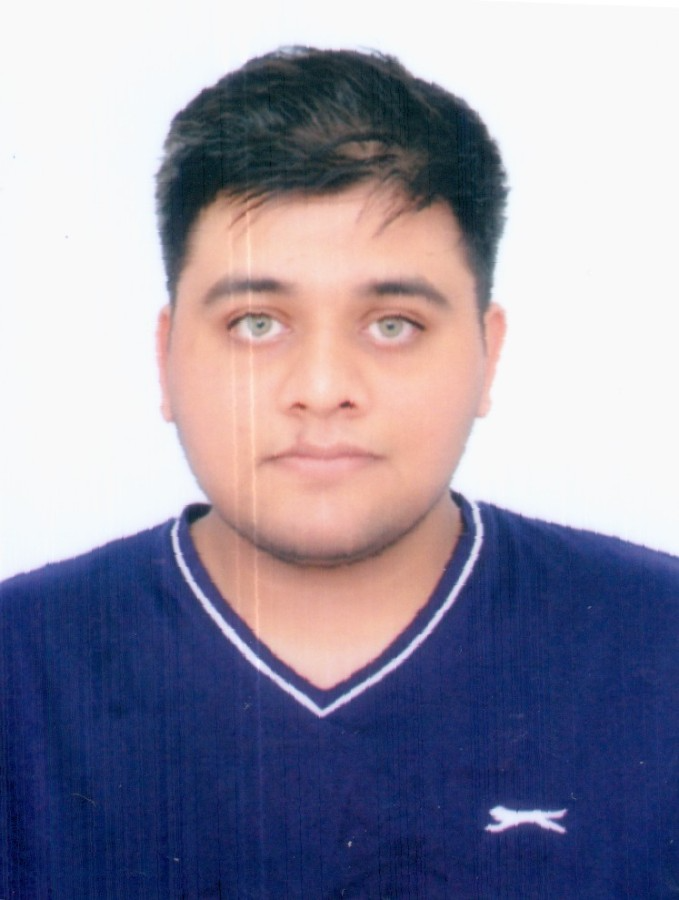
#> input picture img.png, 679 x 900 px
$ python hw1-p2.py
#> lines starting #> are read from the running program, lines starting #| are printed output that depends on the picture
import cv2
import numpy as np

img= cv2.imread('img.png')
#> img is the input picture: shape (900, 679, 3); mean B, G, R 164.2, 145.4, 148.6
grayscale = np.zeros(img.shape[:-1],dtype=np.uint8)
for i in range(grayscale.shape[0]):
    for j in range(grayscale.shape[1]):
        grayscale[i][j]=np.average(img[i][j])
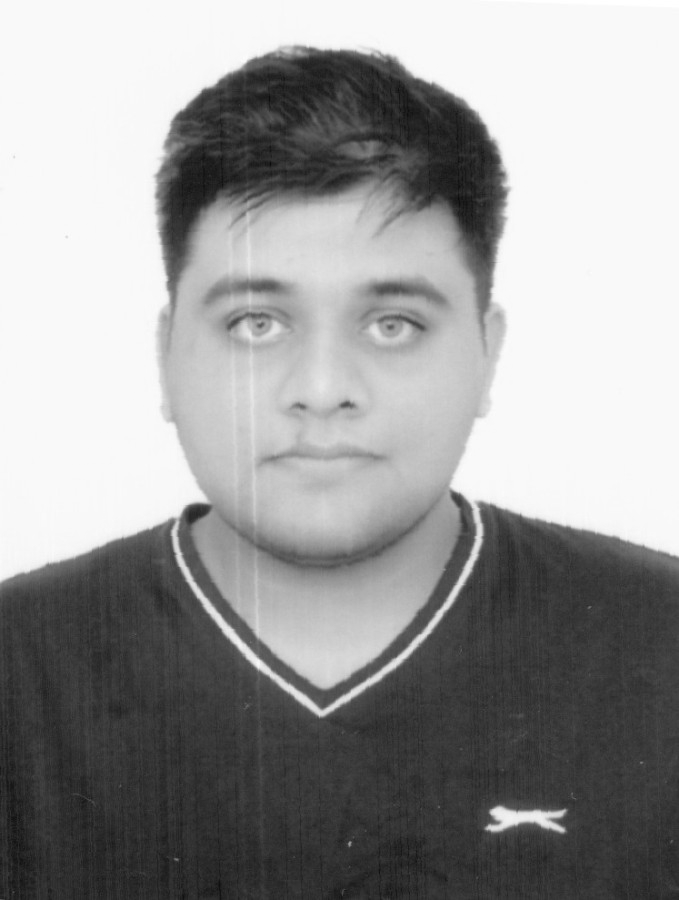
#> grayscale: shape (900, 679); min 10, max 255, mean 152.5
padded = np.pad(grayscale,((1,1),(1,1)))
print(padded.shape)
#| (902, 681)
sobel_H=np.array([[-1,0,1],[-2,0,2],[-1,0,1]])
sobel_V=np.array([[1,2,1],[0,0,0],[-1,-2,-1]])
sobel_hi=np.zeros_like(grayscale)
sobel_vi=np.zeros_like(grayscale)
for i in range(1,img.shape[0]):
    for j in range(1,img.shape[1]):
        sobel_hi[i][j]=np.sum(np.matmul(padded[i-1:i+2,j-1:j+2],sobel_H))
        sobel_vi[i][j] = np.sum(np.matmul(padded[i-1:i+2,j-1:j+2], sobel_V))
#> sobel_hi: shape (900, 679); every value is 0
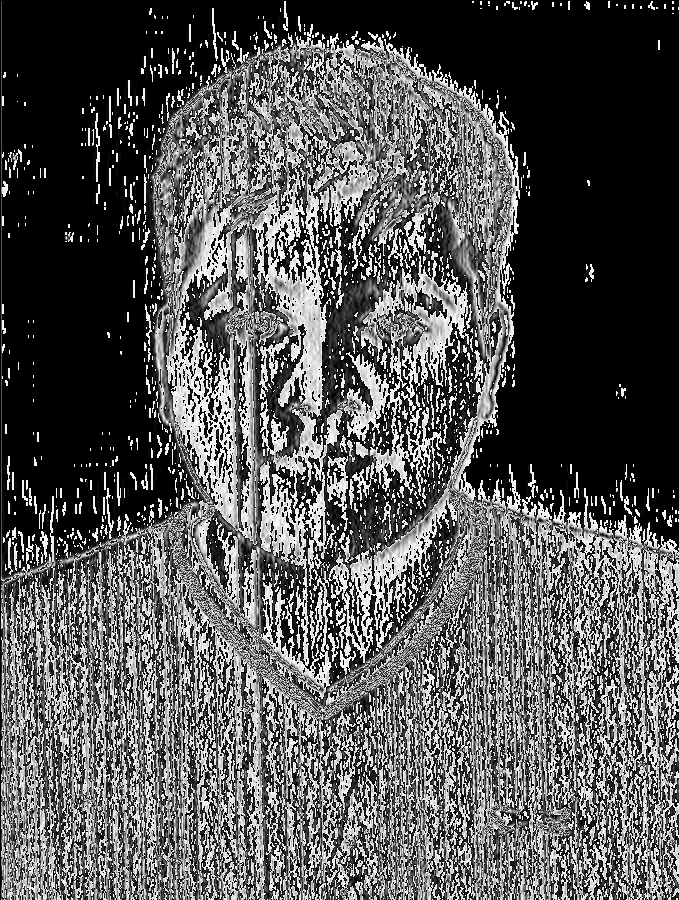
#> sobel_vi: shape (900, 679); min 0, max 252, mean 86.2
out= (sobel_vi+sobel_hi)//2
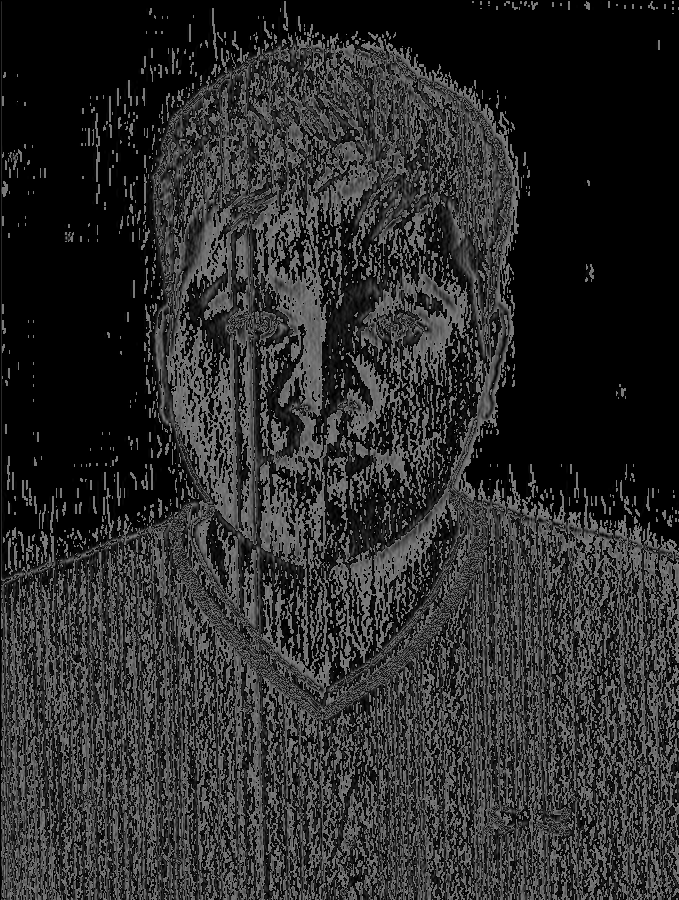
#> out: shape (900, 679); min 0, max 126, mean 43.1
out = (out>100) * 255
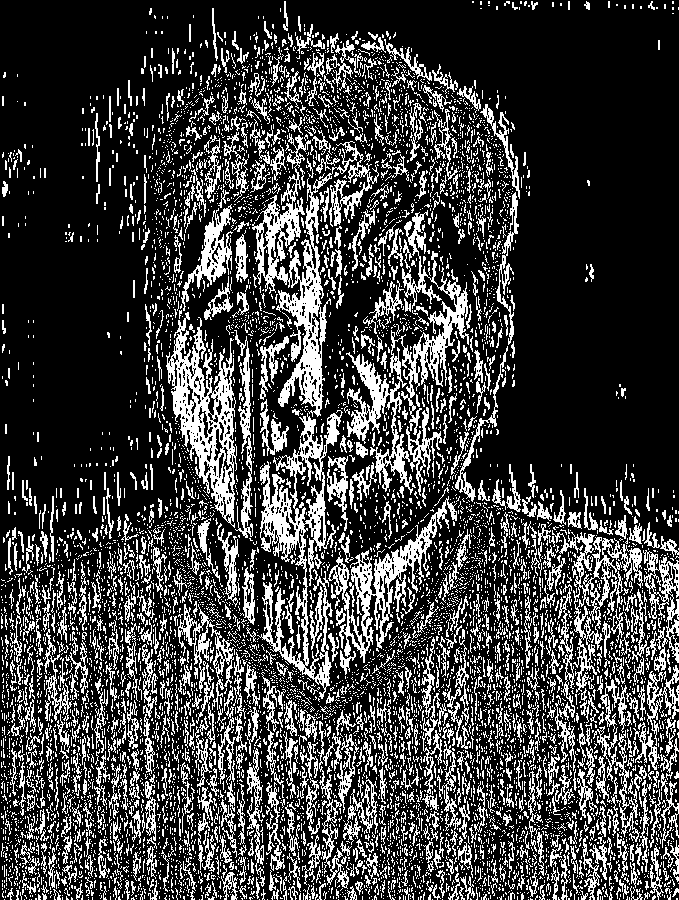
#> out: shape (900, 679) int64; 24.8% white in thin lines or dots
cv2.imwrite('grayscale.jpg',grayscale)
cv2.imwrite("sobelConv.jpg",out.astype(np.uint8))
